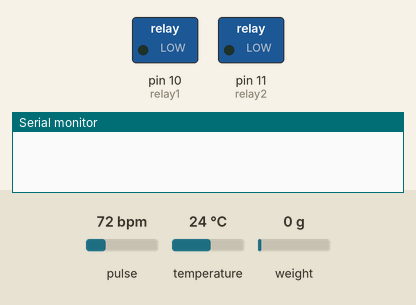
Simulated run of this sketch. Board: Arduino Uno, built with avr-gcc and run on an emulated ATmega328P. On the bench: switched loads named in the sketch (green lamp = pin HIGH), the last lines printed to the serial monitor. The test bench sets the inputs (shaded band); at power-on: weight on the scale 0 g, pulse 72 bpm, temperature 24 °C.

Above: at 2.2 s.
2.3 s: weight on the scale set to 93 g
At 4.8 s:
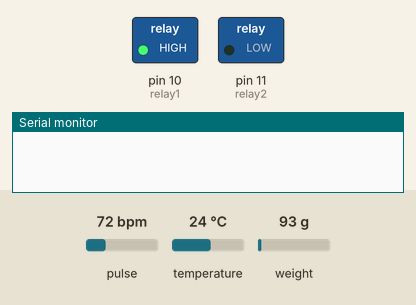
8.1 s: weight on the scale set to 110 g
At 12.7 s:
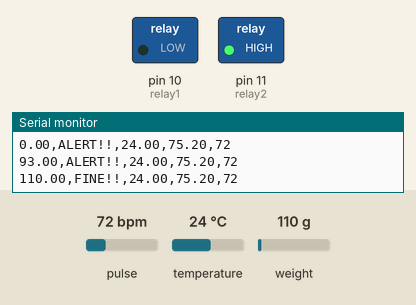
Timing chart, 0 to 14.2 s (numbered marks = the images above; inputs shaded):
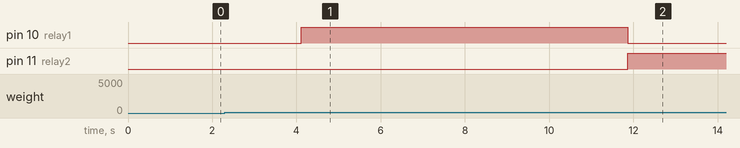

Measured:
- the behaviour switches between 100 and 101 g on weight on the scale (found by bisection; images 1 and 2)
- after the input at 8.1 s, pin 10 (relay1): HIGH → LOW after 3.8 s; pin 11 (relay2): LOW → HIGH after 3.8 s

The sketch:

iv_drip_arduino.ino
```cpp
#include <Arduino.h>
#include "HX711.h"
#define USE_ARDUINO_INTERRUPTS true    // Set-up low-level interrupts for most acurate BPM math.
#include <PulseSensorPlayground.h>
#include <OneWire.h>
#include <DallasTemperature.h>

// Data wire is plugged into digital pin 2 on the Arduino
#define ONE_WIRE_BUS 2

// Setup a oneWire instance to communicate with any OneWire device
OneWire oneWire(ONE_WIRE_BUS);

// Pass oneWire reference to DallasTemperature library
DallasTemperature sensors(&oneWire);

const int PulseWire = 0;       // PulseSensor PURPLE WIRE connected to ANALOG PIN 0
int Threshold = 550;           // Determine which Signal to "count as a beat" and which to ignore.
// Use the "Gettting Started Project" to fine-tune Threshold Value beyond default setting.
// Otherwise leave the default "550" value.

PulseSensorPlayground pulseSensor;
const int LOADCELL_DOUT_PIN = 8;
const int LOADCELL_SCK_PIN = 9;

HX711 scale;
int relay1 = 10;
int relay2 = 11;
int buzzer = 4;
int p;
float L,TF,TC;
String str,S;
void setup() {
  // put your setup code here, to run once:
  Serial.begin(9600);
  sensors.begin();
  digitalWrite(buzzer, LOW);
    digitalWrite(relay1, LOW);
    digitalWrite(relay2, LOW);
  pinMode(relay1, OUTPUT);
  pinMode(relay2, OUTPUT);
  pulseSensor.analogInput(PulseWire);
  pulseSensor.setThreshold(Threshold);

  // Double-check the "pulseSensor" object was created and "began" seeing a signal.
  if (pulseSensor.begin()) {
    //Serial.println("We created a pulseSensor Object !");  //This prints one time at Arduino power-up,  or on Arduino reset.
  }
  scale.begin(LOADCELL_DOUT_PIN, LOADCELL_SCK_PIN);
  scale.set_scale(-471.497);                      // this value is obtained by calibrating the scale with known weights; see the README for details
  scale.tare();               // reset the scale to 0
}

void loop() {
  // put your main code here, to run repeatedly:
  weight_status();
  temperature();
  pulse();
  str = String(L) + "," + String(S) + "," + String(TC) + "," + String(TF) + "," + String(p);
  Serial.println(str);
  delay(1000);
}

void weight_status() {
  float load = scale.get_units();
  L = load;
  scale.power_down();             // put the ADC in sleep mode
  delay(1000);
  scale.power_up();

  if (load < 100) {
    S = "ALERT!!";
    digitalWrite(buzzer, HIGH);
    delay(1000);
    digitalWrite(buzzer, LOW);
    delay(1000);
    digitalWrite(relay1, HIGH);
    digitalWrite(relay2, LOW);

  }

else if(load > 100){
 S = "FINE!!";
    digitalWrite(buzzer, LOW);
    digitalWrite(relay2, HIGH);
    digitalWrite(relay1, LOW);
}

}

void temperature() {
  sensors.requestTemperatures();
  //print the temperature in Celsius

  TC = sensors.getTempCByIndex(0);


  //print the temperature in Fahrenheit
  TF = (sensors.getTempCByIndex(0) * 9.0) / 5.0 + 32.0;

}

void pulse() {
  int myBPM = pulseSensor.getBeatsPerMinute();  // Calls function on our pulseSensor object that returns BPM as an "int".                                              // "myBPM" hold this BPM value now.
  if (pulseSensor.sawStartOfBeat()) {            // Constantly test to see if "a beat happened".

    p = myBPM;                        // Print the value inside of myBPM.
  }

  //delay(100);
}
```
